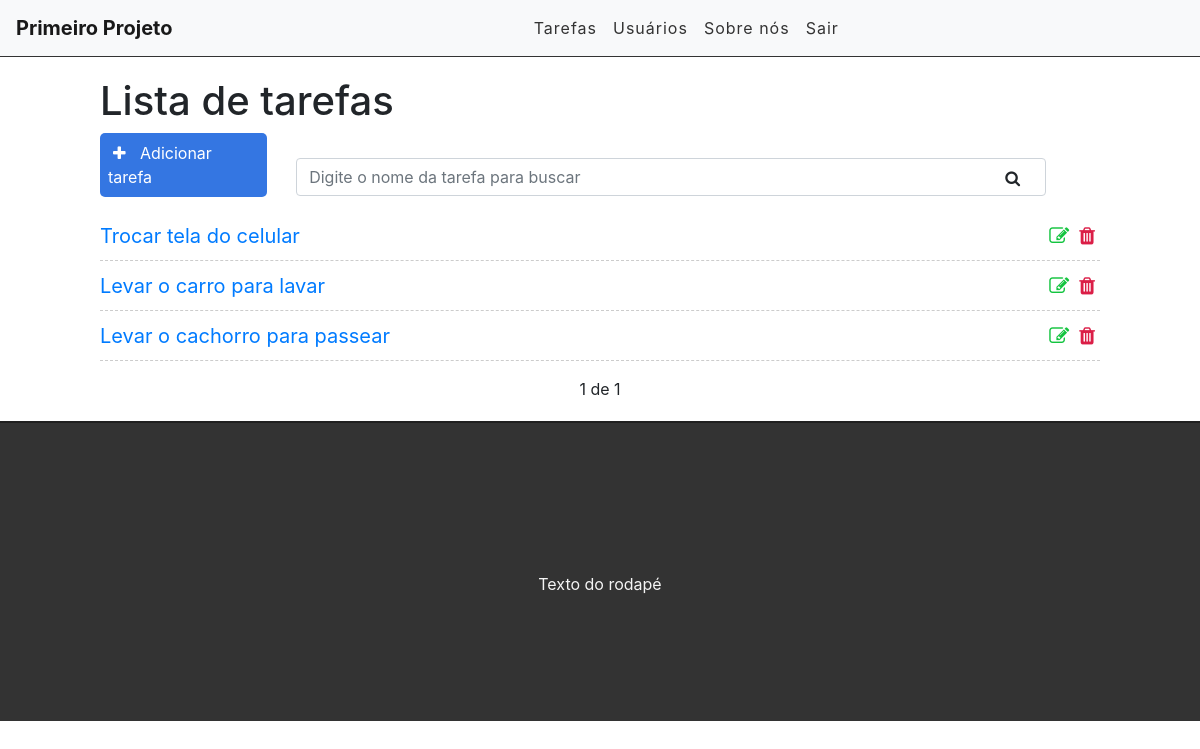
Before: / (signed in) with the older database file.
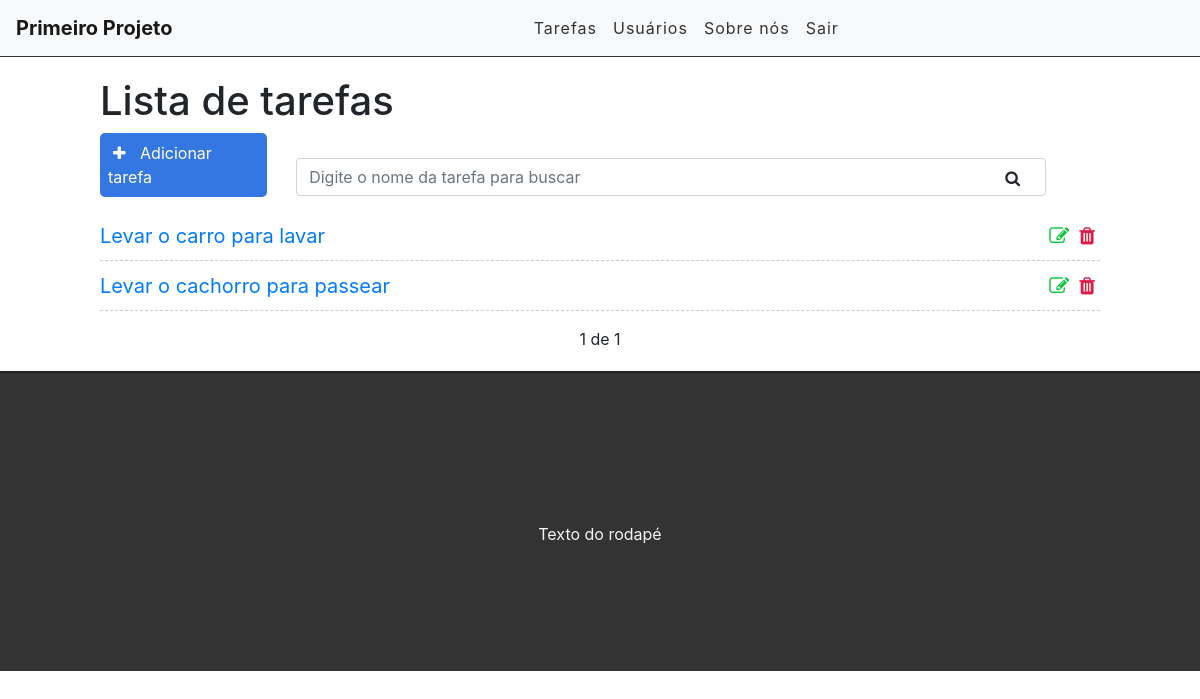
After: the same page with the newer database file.
### tasks/models.py (models this page shows, shortened)
class Task(models.Model):
    STATUS = (
        ('doing', 'Fazendo'),
        ('done', 'Feito'),
    )
    title = models.CharField(max_length=255)
    description = models.TextField()
    done = models.CharField(
        max_length=5,
        choices=STATUS,
    )
    created_at = models.DateTimeField(auto_now_add=True)
    updated_at = models.DateTimeField(auto_now=True)

### tasks/views.py (the view)
# urls.py: path('', views.taskList, name='task-list'),
@login_required()
def taskList(request):
    search = request.GET.get('search')
    if search:
        tasks = Task.objects.filter(title__icontains=search)
    else:
        tasks_list = Task.objects.all().order_by('-created_at')
        paginator = Paginator(tasks_list, 3)
        page = request.GET.get('page')
        tasks = paginator.get_page(page)
    return render(request, 'tasks/list.html', {'tasks': tasks})

### tasks/templates/tasks/list.html (shortened to what this page needs)
{% extends 'base.html' %}
{% block content %}
   <div class="offset-1 col-10 list-div">
       <h1>Lista de tarefas</h1>
       <a id="add-link"href="newtask/">
           <div class="col-2 add-div">
               <i class="fa fa-plus"></i> Adicionar tarefa
           </div>
       </a>
       <div class="col-9 search-div">
           <form method="GET" id="search-form">
               <input type="text" id="search" class="form-control" name="search" placeholder="Digite o nome da tarefa para buscar" value="{{ request.GET.search }}">
               <i class="fa fa-search" id="search-btn"></i>
           </form>
       </div>
       <ul class="task-list">
           {% for task in tasks %}
           <li class="task-item">
               <span><a href="/task/{{task.id}}">{{task.title}}</a></span>
               <a href="delete/{{task.id}}" class="delete-btn"><span><i class="fa fa-trash"></i></span></a>
               <a href="edit/{{task.id}}"><span><i class="fa fa-edit"></i></span></a>
           </li>
           {% endfor %}
       </ul>
       <div class="pagination">
           <span class="step-links">
               {% if tasks.paginator.num_pages%}
                    <span class="current">
                        {{ tasks.number }} de {{ tasks.paginator.num_pages }}
                    </span>
               {% endif %}
           </span>
       </div>
   </div>
{% endblock %}

Changed rows visible on the page:
removed Task: title "Trocar tela do celular"
